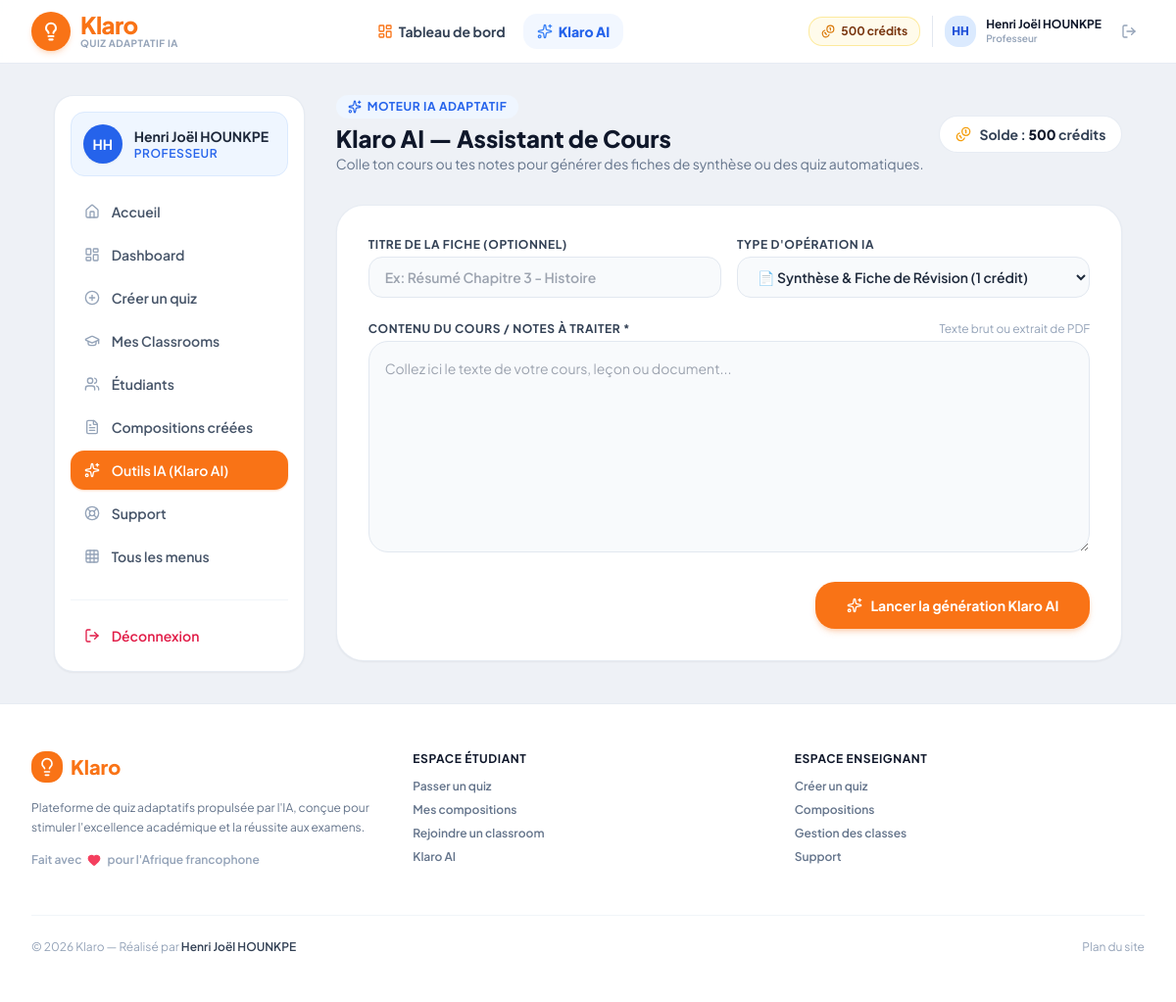
/php/outils-ia.php (signed in), run on the app's committed database.
### tables this page shows
CREATE TABLE `users` (
  `id` INT UNSIGNED NOT NULL AUTO_INCREMENT,
  `nom` VARCHAR(100) NOT NULL,
  `prenom` VARCHAR(100) NOT NULL,
  `email` VARCHAR(191) NOT NULL,
  `password` VARCHAR(255) NOT NULL,
  `role` ENUM('apprenant', 'professeur') NOT NULL DEFAULT 'apprenant',
  `credits` INT UNSIGNED NOT NULL DEFAULT 50,
  `derniere_connexion` DATETIME NULL,
  `created_at` DATETIME NOT NULL DEFAULT CURRENT_TIMESTAMP,
  PRIMARY KEY (`id`),
  UNIQUE KEY `uniq_email` (`email`)
);

### php/config/db.php (called while the page is built, shortened)
<?php
function e($string) {
    return htmlspecialchars($string ?? '', ENT_QUOTES, 'UTF-8');
}

### php/outils-ia.php (the view, shortened to what this page needs)
<?php
require_once __DIR__ . '/config/db.php';
$is_prof = ($_SESSION['role'] === 'professeur');
require_once __DIR__ . '/includes/header.php';
?>
<div class="max-w-7xl mx-auto px-4 sm:px-6 lg:px-8 py-8">
    <div class="flex flex-col lg:flex-row gap-8">
        <?php
        if ($is_prof) {
            require_once __DIR__ . '/includes/sidebar-professeur.php';
        } else {
            require_once __DIR__ . '/includes/sidebar-apprenant.php';
        }
        ?>
        <main class="flex-1 space-y-8">
            <div class="flex flex-col sm:flex-row items-start sm:items-center justify-between gap-4">
                <div>
                    <div class="inline-flex items-center gap-1.5 px-3 py-1 rounded-full bg-blue-50 text-blue-600 text-xs font-bold uppercase tracking-wider mb-1">
                        <i data-lucide="sparkles" class="w-3.5 h-3.5"></i>
                        <span>Moteur IA Adaptatif</span>
                    </div>
                    <h1 class="text-2xl font-black text-slate-900">Klaro AI — Assistant de Cours</h1>
                    <p class="text-sm text-slate-500">Colle ton cours ou tes notes pour générer des fiches de synthèse ou des quiz automatiques.</p>
                </div>
                <div class="px-4 py-2 rounded-2xl bg-white border border-slate-200/80 shadow-xs flex items-center gap-2 font-bold text-sm text-slate-700">
                    <i data-lucide="coins" class="w-4 h-4 text-amber-500"></i>
                    <span>Solde : <strong class="text-slate-900"><?= $credits ?></strong> crédits</span>
                </div>
            </div>
            <div class="bg-white rounded-3xl p-6 sm:p-8 border border-slate-200/80 shadow-sm space-y-6">
                <form method="POST" action="outils-ia.php" class="space-y-6">
                    <div class="grid grid-cols-1 md:grid-cols-2 gap-4">
                        <div>
                            <label class="block text-xs font-bold text-slate-700 uppercase tracking-wider mb-1">Titre de la fiche (optionnel)</label>
                            <input type="text" name="titre_fiche" placeholder="Ex: Résumé Chapitre 3 - Histoire" class="w-full px-4 py-2.5 rounded-xl bg-slate-50 border border-slate-200 text-slate-800 text-sm font-semibold focus:outline-none focus:ring-2 focus:ring-orange-500">
                        </div>
                        <div>
                            <label class="block text-xs font-bold text-slate-700 uppercase tracking-wider mb-1">Type d'opération IA</label>
                            <select name="type_action" class="w-full px-4 py-2.5 rounded-xl bg-slate-50 border border-slate-200 text-slate-800 text-sm font-semibold focus:outline-none focus:ring-2 focus:ring-orange-500">
                                <option value="resume">📄 Synthèse & Fiche de Révision (1 crédit)</option>
                            </select>
                        </div>
                    </div>
                    <div>
                        <div class="flex items-center justify-between mb-1">
                            <label class="block text-xs font-bold text-slate-700 uppercase tracking-wider">Contenu du cours / notes à traiter *</label>
                            <span class="text-xs text-slate-400">Texte brut ou extrait de PDF</span>
                        </div>
                        <textarea name="texte_source" rows="8" required placeholder="Collez ici le texte de votre cours, leçon ou document..." class="w-full p-4 rounded-2xl bg-slate-50 border border-slate-200 text-slate-800 text-sm focus:outline-none focus:ring-2 focus:ring-orange-500 leading-relaxed"></textarea>
                    </div>
                    <div class="flex justify-end">
                        <button type="submit" class="px-8 py-3.5 rounded-2xl bg-orange-500 hover:bg-orange-600 text-white font-bold text-sm shadow-md shadow-orange-500/25 transition-all hover:scale-[1.02] flex items-center gap-2">
                            <i data-lucide="sparkles" class="w-4 h-4"></i>
                            <span>Lancer la génération Klaro AI</span>
                        </button>
                    </div>
                </form>
            </div>
        </main>
    </div>
</div>
<?php require_once __DIR__ . '/includes/footer.php'; ?>

### php/includes/header.php (shortened to what this page needs)
<?php
$is_logged = isset($_SESSION['user_id']) && !empty($_SESSION['user_id']);
$user_role = $is_logged ? ($_SESSION['role'] ?? 'apprenant') : null;
$dashboard_link = ($user_role === 'professeur') ? 'dashboard-professeur.php' : 'dashboard.php';
$current_page = basename($_SERVER['PHP_SELF']);
$is_landing_page = ($current_page === 'index.php');
$prenom = $_SESSION['prenom'] ?? '';
$nom = $_SESSION['nom'] ?? '';
$credits = $_SESSION['credits'] ?? 0;
if ($is_logged && isset($pdo)) {
    try {
        $stmt_fresh = $pdo->prepare("SELECT prenom, nom, credits, role FROM users WHERE id = ?");
        $stmt_fresh->execute([$_SESSION['user_id']]);
        $fresh_user = $stmt_fresh->fetch();
        if ($fresh_user) {
            $prenom = $fresh_user['prenom'];
            $nom = $fresh_user['nom'];
            $credits = (int)$fresh_user['credits'];
            $user_role = $fresh_user['role'];
            $dashboard_link = ($user_role === 'professeur') ? 'dashboard-professeur.php' : 'dashboard.php';
        }
    } catch (Exception $e) {
    }
}
$p_init = !empty($prenom) ? mb_substr(trim($prenom), 0, 1, 'UTF-8') : '';
$n_init = !empty($nom) ? mb_substr(trim($nom), 0, 1, 'UTF-8') : '';
$initials = strtoupper($p_init . $n_init);
$role_label = ($user_role === 'professeur') ? 'Professeur' : 'Apprenant';
?>
<!DOCTYPE html>
<html lang="fr" class="h-full">
<head>
    <script src="https://cdn.tailwindcss.com"></script>
</head>
<body class="flex flex-col min-h-screen antialiased bg-[#EEF1F6]">
<header class="sticky top-0 z-40 w-full bg-white/95 backdrop-blur border-b border-slate-200/80 shadow-xs">
    <div class="max-w-7xl mx-auto px-4 sm:px-6 lg:px-8 h-16 flex items-center justify-between">
        <a href="<?= $is_logged ? $dashboard_link : 'index.php' ?>" class="flex items-center gap-2.5 group">
            <div class="w-10 h-10 rounded-2xl bg-orange-500 text-white flex items-center justify-center shadow-md shadow-orange-500/20 group-hover:scale-105 transition-transform">
                <i data-lucide="lightbulb" class="w-5 h-5 stroke-[2.5]"></i>
            </div>
            <div class="flex flex-col">
                <span class="text-2xl font-black text-orange-500 tracking-tight leading-none">Klaro</span>
                <span class="text-[10px] font-bold text-slate-400 tracking-wider uppercase">Quiz adaptatif IA</span>
            </div>
        </a>
        <?php if ($is_landing_page && !$is_logged): ?>
            <nav class="hidden md:flex items-center gap-8">
                <a href="index.php" class="text-sm font-bold text-orange-500 transition-colors">
                    Accueil
                </a>
                <a href="commencer-quiz.php" class="text-sm font-bold text-slate-600 hover:text-slate-900 transition-colors flex items-center gap-1.5">
                    <i data-lucide="play" class="w-4 h-4 fill-orange-500 text-orange-500"></i>
                    <span>Passer un quiz</span>
                </a>
            </nav>
            <div class="flex items-center gap-3">
                <a href="connexion.php" class="text-sm font-bold text-slate-700 hover:text-orange-500 px-3 py-2 transition-colors">
                    Se connecter
                </a>
                <a href="inscription.php" class="inline-flex items-center px-5 py-2.5 rounded-xl bg-orange-500 hover:bg-orange-600 text-white text-sm font-bold shadow-md shadow-orange-500/20 transition-all hover:scale-[1.02]">
                    S'inscrire
                </a>
            </div>
        <?php else: ?>
            <nav class="hidden md:flex items-center gap-1">
                <?php if ($is_logged): ?>
                    <a href="<?= $dashboard_link ?>" class="px-3.5 py-2 rounded-xl text-sm font-bold flex items-center gap-1.5 transition-colors <?= (strpos($current_page, 'dashboard') !== false) ? 'text-orange-600 bg-orange-50/80 font-extrabold' : 'text-slate-700 hover:bg-slate-100' ?>">
                        <i data-lucide="layout-dashboard" class="w-4 h-4 text-orange-500"></i>
                        <span>Tableau de bord</span>
                    </a>
                    <a href="outils-ia.php" class="px-3.5 py-2 rounded-xl text-sm font-bold flex items-center gap-1.5 transition-colors <?= ($current_page === 'outils-ia.php' || $current_page === 'grimoire-ia.php') ? 'text-blue-600 bg-blue-50/80 font-extrabold' : 'text-slate-700 hover:bg-slate-100' ?>">
                        <i data-lucide="sparkles" class="w-4 h-4 text-blue-500"></i>
                        <span>Klaro AI</span>
                    </a>
                <?php endif; ?>
            </nav>
            <div class="flex items-center gap-3">
                <?php if ($is_logged): ?>
                    <div class="hidden sm:flex items-center gap-1.5 px-3 py-1.5 rounded-xl bg-amber-50 border border-amber-200/80 text-amber-900 text-xs font-bold shadow-2xs">
                        <i data-lucide="coins" class="w-3.5 h-3.5 text-amber-600"></i>
                        <span><?= $credits ?> crédits</span>
                    </div>
                    <div class="flex items-center gap-2.5 pl-2 sm:pl-3 border-l border-slate-200">
                        <div class="w-8 h-8 rounded-xl font-black text-xs flex items-center justify-center shadow-2xs <?= ($user_role === 'professeur') ? 'bg-blue-100 text-blue-700' : 'bg-orange-100 text-orange-700' ?>">
                            <?= e($initials) ?>
                        </div>
                        <div class="hidden sm:flex flex-col text-left">
                            <span class="text-xs font-bold text-slate-900 leading-tight">
                                <?= e($prenom) ?> <?= e($nom) ?>
                            </span>
                            <span class="text-[10px] font-semibold text-slate-400">
                                <?= e($role_label) ?>
                            </span>
                        </div>
                    </div>
                    <a href="deconnexion.php" class="p-2 rounded-xl text-slate-400 hover:text-rose-600 hover:bg-rose-50 transition-colors" title="Se déconnecter" aria-label="Se déconnecter">
                        <i data-lucide="log-out" class="w-4 h-4"></i>
                    </a>
                <?php endif; ?>
            </div>
        <?php endif; ?>
    </div>
</header>

### php/includes/header.php (style rules this page uses)
body { font-family: 'Plus Jakarta Sans', sans-serif; background-color: #EEF1F6; color: #1E293B; }

### data on the page
users: credits "500", initials "HH", prenom "Henri Joël", nom "HOUNKPE", role "Professeur"

### other printed values
$_SESSION['prenom'] "Henri Joël"
$_SESSION['nom'] "HOUNKPE"
$item['label'] "Dashboard"
$item['label'] "Créer un quiz"
$item['label'] "Mes Classrooms"
$item['label'] "Étudiants"
$item['label'] "Compositions créées"
$item['label'] "Outils IA (Klaro AI)"
$item['label'] "Support"
$item['label'] "Tous les menus"
